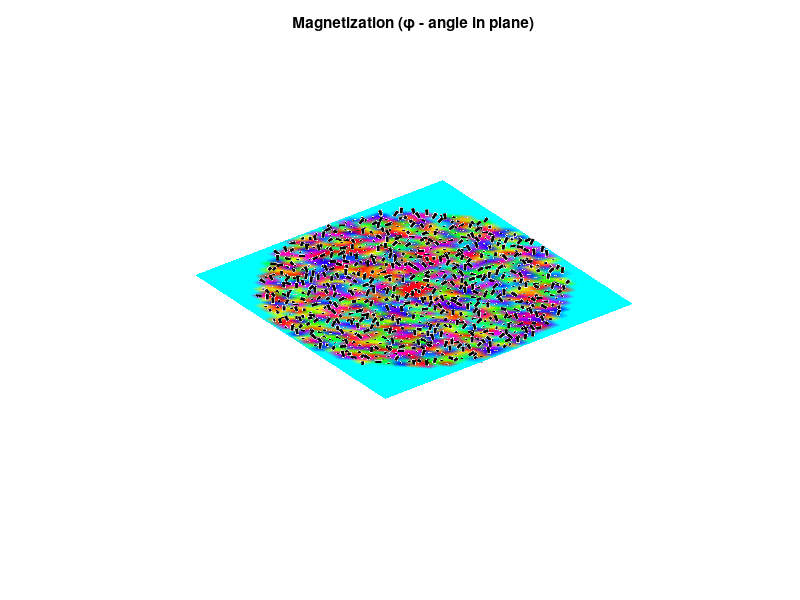

Write MATLAB code to recreate this figure.
clear

filename = 'disc_500nm_M_rand.init';
filenameJ = 'disc_500nm_J_50nm.init';
Ms = 8.6e5;
dia = 500e-9;
diaJ = 50e-9;
I = 1;
dx = 5e-9;

r = dia/2;
Nr = round(r/dx);
Nx = 2*Nr+3;
Ny = Nx;
x = [(-Nx+1)/2:(Nx-1)/2];
y = [(-Ny+1)/2:(Ny-1)/2];
[X Y] = meshgrid(x,y);

A = zeros(Ny,Nx);
A = (X.^2+Y.^2 <= Nr^2);

M = zeros(Ny,Nx,3);

for r = [1:Ny]
    for c = [1:Nx]
        if A(r,c) == 1
            random = 1;
            if(random)
                theta = pi*rand;
                phi = 2*pi*rand;
            else
                theta = pi/2;
                phi = pi/4;
            end


            M(r,c,:) = Ms * [sin(theta) * cos(phi)
                             sin(theta) * sin(phi)
                             cos(theta)];
        end
    end
end

J = zeros(Ny,Nx,3);
rJ = diaJ/2;
NrJ = round(rJ/dx);
currentDensity = I/(pi*rJ^2);
J = currentDensity * (X.^2+Y.^2 <= NrJ^2);
Jfile = fopen(filenameJ, 'w');
fprintf(Jfile, 'Nx=%d\n', Nx);
fprintf(Jfile, 'Ny=%d\n', Ny);
fprintf(Jfile, '\n# start field\n', dx);
for r = [1:Ny]
    for c = [1:Nx]
        fprintf(Jfile, '%g ', J(r,c));
    end
    fprintf(Jfile, '\n');
end
fprintf(Jfile, '# end field\n');
fclose(Jfile);
disp([filenameJ, ' file written'])


Mfile = fopen(filename, 'w');
fprintf(Mfile, 'Nx=%d\n', Nx);
fprintf(Mfile, 'Ny=%d\n', Ny);
% fprintf(Mfile, 'cellSize=%g\n', dx);
fprintf(Mfile, '\n# start field\n', dx);

for r = [1:Ny]
    for c = [1:Nx]
        m = M(r,c,:);
        fprintf(Mfile, '%g %g %g\n', m(1), m(2), m(3));
    end
    fprintf(Mfile, '\n');
end

fprintf(Mfile, '# end field\n');
fclose(Mfile);
disp([filename, ' file written'])



imagesc(J+A*max(J(:))); axis image;


%% subsample
sf = 3;
x = x(1:sf:end);
y = y(1:sf:end);
[X,Y] = meshgrid(x,y);
Z = 0*X;
Nx = length(x);
Ny = length(y);
Mx = M(1:sf:end, 1:sf:end, 1);
My = M(1:sf:end, 1:sf:end, 2);
Mz = M(1:sf:end, 1:sf:end, 3);

%% plot
clf
q1 = quiver3(X,Y,Z, Mx(:,:,1), My(:,:,1), Mz(:,:,1), .5);
%     q1 = quiver3(X,Y,Z, Mx(:,:,1), My(:,:,1), zeros(size(Mz(:,:,1))), .5);
set(q1,'color','black','linewidth',2);
grid off;
xlabel('x'); ylabel('y'); title('Magnetization (\phi - angle in plane)');
view(3);
set(gca,'visible','off')
hold on
phi = atan2(My,Mx) * 180/pi;
q3 = pcolor(X(1,:),Y(:,1), phi(:,:,1) + J(1:sf:end,1:sf:end));
hold off;
shading interp;
axis equal tight xy;
grid off;
colormap(hsv); 
% colorbar
caxis([-180,180])    
hold off

return
